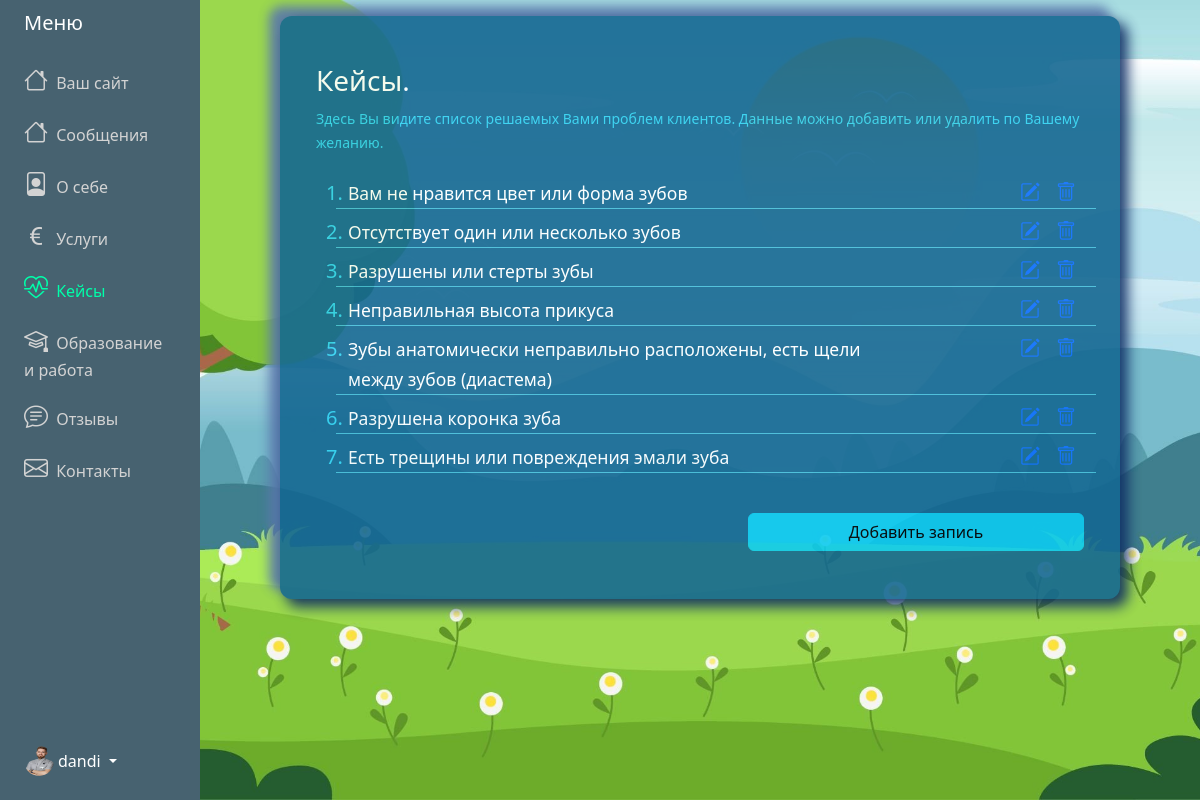
/adminPanel/cases/ (signed in), run on the app's committed database.
### adminPanel/models.py (models this page shows, shortened)
class Menu (models.Model):
    user = models.OneToOneField(User, on_delete=models.CASCADE)
    messages = models.CharField('Сообщения', max_length=100, default="Сообщения")
    about = models.CharField('О себе', max_length=100, default="О себе")
    services = models.CharField('Услуги', max_length=100, default="Услуги")
    cases = models.CharField('Кейсы', max_length=100, default="Кейсы")
    ed_and_work = models.CharField('Образование и работа', max_length=100, default="Образование и работа")
    feedbacks = models.CharField('Отзывы', max_length=100, default="Отзывы")
    contacts = models.CharField('Контакты', max_length=100, default="Контакты")

class About(models.Model):
    user = models.OneToOneField(User, on_delete=models.CASCADE)
    profession = models.CharField(max_length=200)
    slogan = models.TextField(null=True, blank=True)
    main_foto = models.ImageField(
        default="avatar.jpg",
        upload_to="About_main_foto"
    )

class Case(models.Model):
    post = models.TextField(null=False, blank=False)
    user = models.ForeignKey(User, on_delete=models.CASCADE)

### adminPanel/views.py (the view)
# urls.py: path('adminPanel/cases/', MyCaseView.as_view(), name="cases"),
class MyCaseView(LoginRequiredMixin,ListView):
    model = Case
    template_name = "adminPanel/case.html"
    context_object_name = "posts"
    def get_context_data(self, **kwargs):
        context = super().get_context_data(**kwargs)
        context['title'] = 'Решаемые проблемы'
        context['active'] = 'cases'
        context['menu'] = request_menu(self.request)
        return context

### adminPanel/views.py (called while the page is built)
def request_menu(request):
    user_id = request.user.id  # Получаем id текущего пользователя
    menu = Menu.objects.filter(user_id=user_id).first()  # Используем user_id для фильтрации
    return menu

### adminPanel/templates/adminPanel/case.html (shortened to what this page needs)
{% extends "adminPanel/base.html" %}
{% block content %}
<div class="container">
    <div id="innerPage">
        <div class="row align-items-center justify-content-center">
            <div class="col-12 text-white px-5 pt-5">
                <div class="lead">
                    <h3>Кейсы.</h3>
                    <p class="fs-6 mb-4">
                        <small class="label-color">Здесь Вы видите список решаемых Вами проблем клиентов. Данные можно добавить или удалить по Вашему желанию.</small>
                    </p>
                </div>
                {% if posts %}
                <ol class="categories">
                    {% for post in posts %}
                    <li class="label-color fs-5">
                        <div class="row mt-2" style="border-bottom: 1px solid #45bdd9;">
                            <div class="col-9">
                                <a href="{% url 'update-case' post.id %}" style="text-decoration: none;color: #ffffff;">
                                    <small>{{ post.post }}</small>
                                </a>
                            </div>
                            <div class="task-controls col-3 card-text d-flex">
                                <a class="edit px-2 ms-auto" href="{% url 'update-case' post.id %}">
                                    <i class="bi bi-pencil-square"></i></a>
                                <a class="edit px-2" href="{% url 'delete-case' post.id %}"><i class="bi bi-trash"></i></a>
                            </div>
                        </div>
                    </li>
                    {%endfor%}
                </ol>
                {% else %}
                <p class="text-center"> Список пуст!
                    <a href="{% url 'create-case' %}">Добавить запись</a>
                </p>
                {% endif %}
            </div>
        </div>
        <div class="row align-items-center justify-content-center">
            <div class="col-sm-6 col-xs-12 d-sm-block  px-5 pb-5">
                <a href="{% url 'create-case' %}" class="btn btn-info mt-4 w-100"
                    id="cases-brn">Добавить запись</a>
            </div>
        </div>
    </div>
</div>
{% endblock content %}

### adminPanel/templates/adminPanel/base.html (shortened to what this page needs)
{% load static %}
<!DOCTYPE html>
<html lang="en">
<head>
    <link href="https://cdn.jsdelivr.net/npm/bootstrap@5.3.3/dist/css/bootstrap.min.css" rel="stylesheet"
>
    <link rel="stylesheet"
        href="https://cdnjs.cloudflare.com/ajax/libs/bootstrap-icons/1.8.1/font/bootstrap-icons.min.css">
    <link rel="stylesheet" href="{% static 'css/styles.css'%}">
</head>
<body class="admin-panel-body">
    <div class="container-fluid">
        <div class="row flex-nowrap">
            <div class="col-auto col-md-3 col-xl-2 px-sm-2 px-0 custom-menu">
                <div class="d-flex flex-column align-items-center align-items-sm-start px-3 pt-2 text-white min-vh-100 custom-menu-fixed">
                    <a href="/"
                        class="d-flex align-items-center pb-3 mb-md-0 me-md-auto text-white text-decoration-none">
                        <span class="fs-5 d-none d-sm-inline">Меню</span>
                    </a>
                    <ul class="nav text-light flex-column mb-sm-auto mb-0 align-items-center align-items-sm-start"
                        id="menu">
                        <li>
                            <a href="{% url 'site' username=user.username %}" class="nav-link align-middle px-0 admin-menu-text {%if active == 'home' %} active {% endif %}">
                                <i class="fs-4 bi-house"></i> <span class="ms-1 d-none d-sm-inline">Ваш сайт</span>
                            </a>
                        </li>
                        <li>
                            <a href="{% url 'messages' %}" class="nav-link align-middle px-0 admin-menu-text {%if active == 'messages' %} active {% endif %}">
                                <i class="fs-4 bi-house"></i> <span class="ms-1 d-none d-sm-inline">{% if menu.messages %} {{ menu.messages }} {% else %}Сообщения {% endif %}</span>
                            </a>
                        </li>
                        <li>
                            <a href="{% url 'about' %}" class="nav-link align-middle px-0 admin-menu-text {%if active == 'about' %} active {% endif %}">
                                <i class="fs-4 bi-file-person"></i> <span class="ms-1 d-none d-sm-inline">{% if menu.about %} {{ menu.about }} {% else %} О себе {% endif %}</span>
                            </a>
                        </li>
                        <li>
                            <a href="{% url 'services' %}" class="nav-link px-0 align-middle admin-menu-text {%if active == 'services' %} active {% endif %}">
                                <i class="fs-4 bi-currency-euro"></i> <span class="ms-1 d-none d-sm-inline">{% if menu.services %} {{ menu.services }} {% else %} Услуги {% endif %}</span></a>
                        </li>
                        <li>
                            <a href="{% url 'cases' %}" class="nav-link px-0 align-middle admin-menu-text {%if active == 'cases' %} active {% endif %}">
                                <i class="fs-4 bi-heart-pulse"></i> <span class="ms-1 d-none d-sm-inline">{% if menu.cases %} {{ menu.cases }} {% else %} Кейсы {% endif %}</span></a>
                        </li>
                        <li>
                            <a href="{% url 'ed-and-work' %}" class="nav-link px-0 align-middl admin-menu-text {%if active == 'ed_and_work' %} active {% endif %}">
                                <i class="fs-4 bi-mortarboard"></i> <span class="ms-1 d-none d-sm-inline">{% if menu.ed_and_work %} {{ menu.ed_and_work }} {% else %} Образование и работа {% endif %}</span></a>
                        </li>
                        <li>
                            <a href="{% url 'feedbacks' %}" class="nav-link px-0 align-middle admin-menu-text {%if active == 'feedbacks' %} active {% endif %}">
                                <i class="fs-4 bi-chat-text"></i> <span class="ms-1 d-none d-sm-inline">{% if menu.feedbacks %} {{ menu.feedbacks }} {% else %} Отзывы {% endif %}</span>
                            </a>
                        </li>
                        <li>
                            <a href="{% url 'contacts' %}" class="nav-link px-0 align-middle admin-menu-text {%if active == 'contacts' %} active {% endif %}">
                                <i class="fs-4 bi-envelope"></i> <span class="ms-1 d-none d-sm-inline">{% if menu.contacts %} {{ menu.contacts }} {% else %} Контакты {% endif %}</span>
                            </a>
                        </li>
                    </ul>
                    <div class="dropdown pb-4">
                        <a href="#"
                            class="d-flex align-items-center text-white text-decoration-none dropdown-toggle {% if current_path == home_url %}active{% endif %}"
                            id="dropdownUser1" data-bs-toggle="dropdown" aria-expanded="false">
                            <img src="{{ user.about.main_foto.url }}" alt="logo" width="30" height="30"
                                class="rounded-circle">
                            <span class="d-none d-sm-inline mx-1">{{user.username}}</span>
                        </a>
                    </div>
                </div>
            </div>
            <div class="col py-3">
                {% block content %}
                {% endblock content %}
            </div>
        </div>
    </div>
</body>
</html>

### static/css/styles.css (style rules this page uses)
:root { --color-primary: #ee394c; --color-secondary: #86b7fe; --color-light: #f2f2f2; --color-gray: #ced4da; --color-dark: #212121; --color-white: #ffffff; --color-error: #e2442f; --color-warning: #ffc900; --color-info: #02a2b9; --color-success: #1ba345; --color-input: #00d1b2; --border-radius: 5px; }
body { background-repeat: no-repeat; background-size: cover; background-position: center; background-attachment: fixed; }
#innerPage { width:100%; max-width:840px; margin : 0 auto; border-radius: 12px; background: #156892; box-shadow: 7px 7px 13px 1px #0f2d64, -10px -9px 11px 1px #5b79ad; opacity: 0.9; }
.custom-menu { background-color: #476270; }
.custom-menu-fixed { position: sticky; top: 0; z-index: 100; }
.admin-menu-text { color: lightgray; }
.admin-menu-text.active { color: #0fa !important; }
.label-color { color:#31d2f2; }

### adminPanel/templates/adminPanel/case.html (style rules this page uses)
.admin-panel-body { background-image: url('/media/fon-admin-about.jpg'); }

### data on the page
Menu: messages "Сообщения", about "О себе", services "Услуги", cases "Кейсы", ed_and_work "Образование и работа", feedbacks "Отзывы", contacts "Контакты"
Case: post "Вам не нравится цвет или форма зубов"
Case: post "Отсутствует один или несколько зубов"
Case: post "Разрушены или стерты зубы"
Case: post "Неправильная высота прикуса"
Case: post "Зубы анатомически неправильно расположены, есть щели между зубов (диастема)"
Case: post "Разрушена коронка зуба"
Case: post "Есть трещины или повреждения эмали зуба"

### other printed values
{{ user.username }} "dandi"
